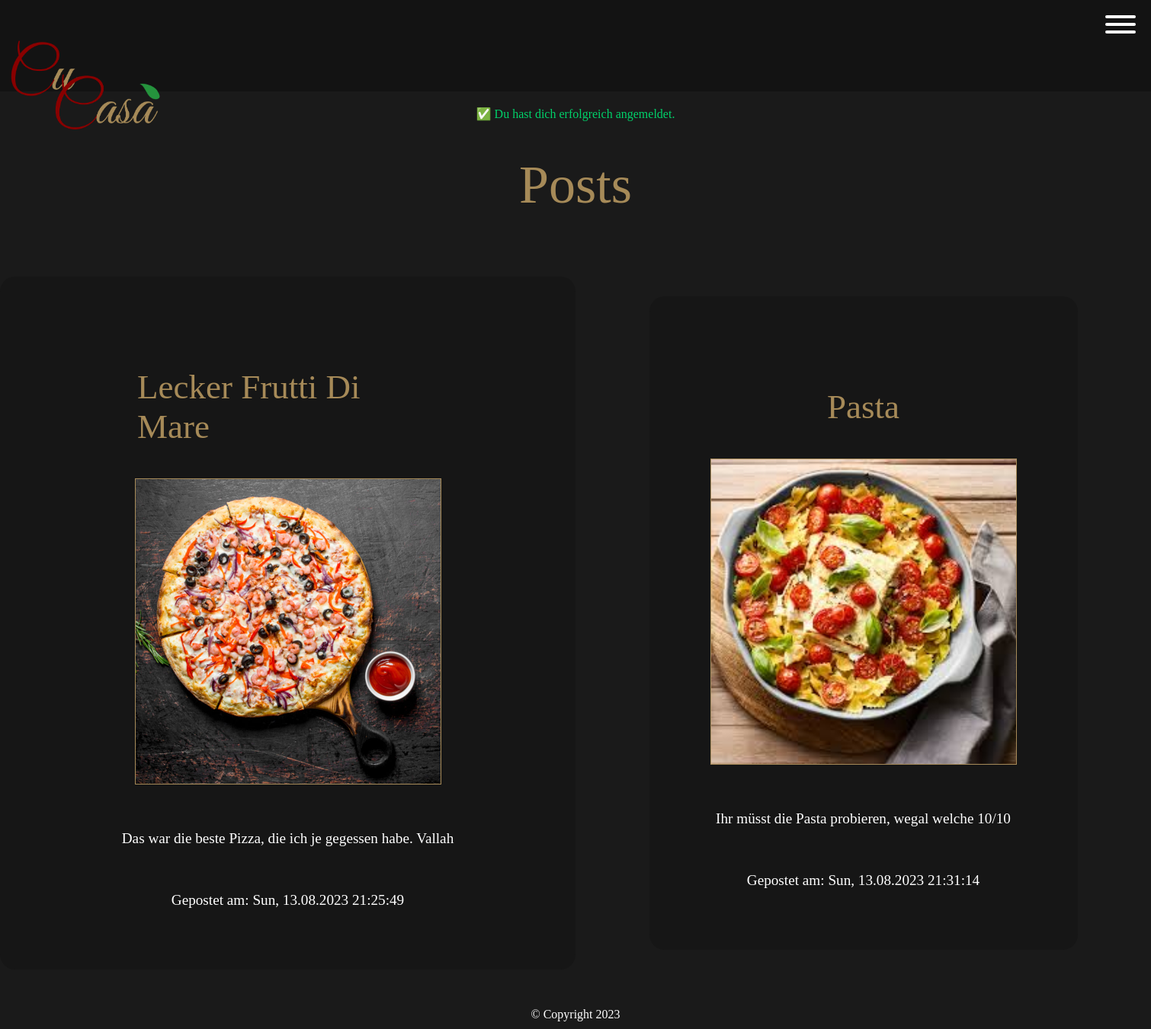
/posts (signed in), run on the app's committed database.
### tables this page shows
CREATE TABLE `posts` (
  `id` int(11) NOT NULL,
  `user_id` int(11) NOT NULL,
  `title` varchar(64) NOT NULL,
  `body` text NOT NULL,
  `created_at` int(10) UNSIGNED NOT NULL,
  `updated_at` int(10) UNSIGNED NOT NULL
);

CREATE TABLE `post_images` (
  `id` int(11) NOT NULL,
  `post_id` int(11) NOT NULL,
  `path` varchar(64) NOT NULL,
  `alt_text` varchar(64) NOT NULL,
  `uploaded_at` int(10) UNSIGNED NOT NULL
);

### app/Response.php (called while the page is built, shortened)
<?php
class Response {
    public function view(string $path, array $data = [], int $statusCode = 200)
    {
        extract($data);
        require_once path(__DIR__ . '/../views/partials/header.php');
        require_once path(__DIR__ . "/../views/pages/{$path}.php");
        require_once path(__DIR__ . '/../views/partials/footer.php');
        exit();
    }
}

### app/Controllers/PostController.php (called while the page is built, shortened)
<?php
class PostController extends BaseController {
    public function list(Request $request)
    {
        $post = new Post($this->db);
        $allPosts = $post->getAllPosts();
        $this->response->view('post/list', [
            'posts' => $allPosts
        ]);
    }
}

### app/App.php (called while the page is built, shortened)
<?php
class App {
    public function __construct()
    {
        $router = new Router;
        $request = new Request;
        $router->handleRequest($request);
        $requestedMethod = $router->getRequestedMethod();
        $pageParams = $router->getParams();
        $request->setParams($pageParams);
        $controller = new $requestedController;
        $controller->{$requestedMethod}($request);
    }
}

### public/index.php (called while the page is built, shortened)
<?php
$app = new App\App;

### app/Models/Database.php (called while the page is built, shortened)
<?php
class Database {
    private string $host = 'localhost';
    private string $databaseName = 'mvc_2023';
    private string $charset = 'utf8mb4';
    private string $username = 'root';
    private string $password = '';
    private PDO $pdo;
    private PDOStatement $statement;
    public function __construct()
    {
        try {
            $this->pdo = new PDO(
                "mysql:host={$this->host};dbname={$this->databaseName};charset={$this->charset}",
                $this->username,
                $this->password,
                [ PDO::ATTR_ERRMODE => PDO::ERRMODE_EXCEPTION ]
            );
        } catch (PDOException $e) {
            die($e->getMessage());
        }
    }
    public function query(string $sql, array $values = [])
    {
        $this->statement = $this->pdo->prepare($sql);
        $this->statement->execute($values);
        return $this;
    }
    public function results(): array
    {
        return $this->statement->fetchAll(PDO::FETCH_ASSOC);
    }
}

### app/Models/Post.php (called while the page is built, shortened)
<?php
class Post {
    public function getAllPosts(): array {
        $sql = "SELECT * FROM posts";
        $postQuery = $this->db->query($sql);
        $postData = $postQuery->results();
        foreach ($postData as $key => $post) {
            $sql = "SELECT * FROM post_images WHERE post_id = :post_id";
            $postImages = $this->db->query($sql, [ 'post_id' => $post['id'] ])->results();
            $postData[$key]["images"] = $postImages;
        }
        return $postData;
    }
}

### views/pages/post/list.php (the view)
<h1 class="headline">Posts</h1>
<div class="post-list-container">
    <?php foreach ($posts as $post): ?>
        <div class="post-container">
        <div class="post">
            <h2 class="post-headline"><?= $post['title']?></h2>
            <?php foreach ($post['images'] as $image): ?>
                <img src="<?= $image['path'] ?>">
            <?php endforeach; ?>
            <p><?=$post['body']?></p>
            <div>Gepostet am: <?=date('D, d.m.Y H:i:s', $post['created_at'])?></div>
        </div>
        </div>
    <?php endforeach; ?>
    </div>

### public/styles/header-and-footer.css (style rules this page uses)
html { scroll-behavior: smooth; }
body { margin: 0px; padding: 0px; font-family: Montserrat; overflow-x: hidden; background-color: rgb(26, 26, 26); color: white; }
.headline { width: 100%; text-align: center; padding: 0px; font-family: Ephesis; font-weight: normal; margin-top: 40px; }

### public/styles/post.css (style rules this page uses)
.post-container { width: 100%; display: flex; align-items: center; justify-content: center; }
.post { display: flex; flex-direction: column; align-items: center; justify-content: center; gap: 40px; background-color: #161616; padding: 80px 80px; border-radius: 20px; margin-top: 80px; word-wrap: break-word; overflow-wrap: break-word; max-width: 700px; }
.post img { height: 400px; border: 1px solid rgb(166, 138, 88); }
.post div, .post p { font-size: 1.2em; text-align: center; text-overflow: inherit; }
h2.post-headline { color: rgb(166, 138, 88); font-family: Montserrat; font-weight: normal; }
.post-list-container { width: 100%; display: grid; grid-template-columns: 1fr 1fr; }

### public/styles/home.css (style rules this page uses)
h1 { color: rgb(166, 138, 88); font-size: 70px; margin: 0px; }
h2 { color: rgb(166, 138, 88); font-size: 45px; padding: 2px 100px; margin-bottom: 0px; font-family: Ephesis; font-weight: lighter; }

### public/styles/menu.css (style rules this page uses)
::marker { content: none; }

### data on the page
posts: title "Lecker Frutti Di Mare", body "Das war die beste Pizza, die ich je gegessen habe. Vallah", created_at "Sun, 13.08.2023 21:25:49"
post_images: path (picture)
posts: title "Pasta", body "Ihr müsst die Pasta probieren, wegal welche 10/10", created_at "Sun, 13.08.2023 21:31:14"
post_images: path (picture)

### other printed values
$session::flash('success') "✅ Du hast dich erfolgreich angemeldet."
